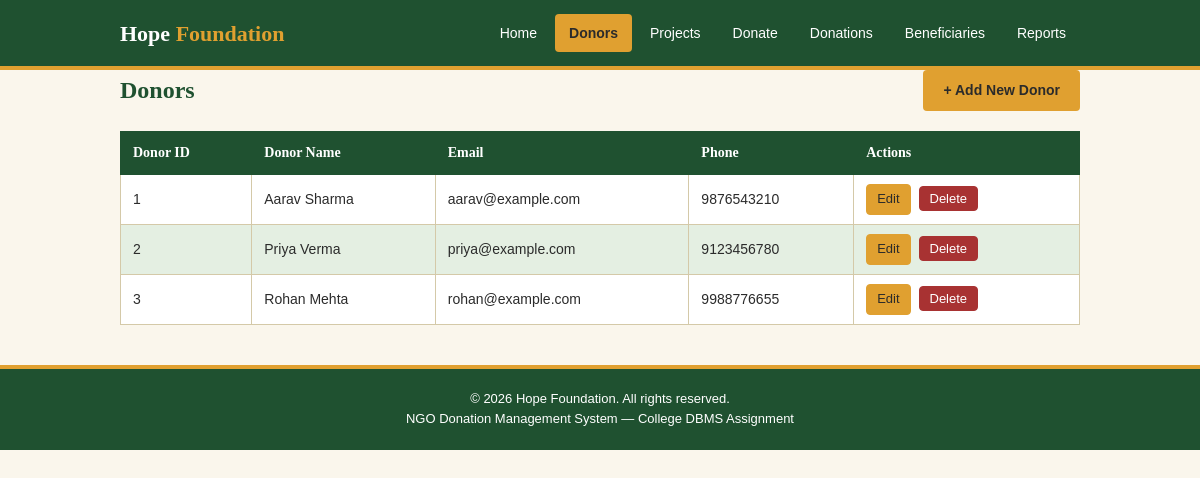
The page /ngo/donors.php on the database its author committed.
### tables this page shows
CREATE TABLE donors (
  donor_id    INT AUTO_INCREMENT PRIMARY KEY,
  donor_name  VARCHAR(100) NOT NULL,
  email       VARCHAR(100) NOT NULL UNIQUE,
  phone       VARCHAR(15)
);

### ngo/donors.php (the view, shortened to what this page needs)
<?php
require_once 'includes/db.php';
include 'includes/header.php';
$result = $conn->query('SELECT donor_id, donor_name, email, phone FROM donors ORDER BY donor_id');
?>
<div class="wrapper">
    <div class="page-header">
        <h1>Donors</h1>
        <a href="donor_form.php" class="btn btn-primary">+ Add New Donor</a>
    </div>
    <div class="table-wrapper">
        <table>
            <thead>
                <tr>
                    <th>Donor ID</th>
                    <th>Donor Name</th>
                    <th>Email</th>
                    <th>Phone</th>
                    <th>Actions</th>
                </tr>
            </thead>
            <tbody>
                <?php if ($result->num_rows === 0): ?>
                    <tr><td colspan="5" style="text-align:center;">No records yet</td></tr>
                <?php else: ?>
                    <?php while ($row = $result->fetch_assoc()): ?>
                        <tr>
                            <td><?php echo (int)$row['donor_id']; ?></td>
                            <td><?php echo htmlspecialchars($row['donor_name']); ?></td>
                            <td><?php echo htmlspecialchars($row['email']); ?></td>
                            <td><?php echo htmlspecialchars($row['phone']); ?></td>
                            <td class="row-actions">
                                <a href="donor_form.php?donor_id=<?php echo (int)$row['donor_id']; ?>">Edit</a>
                                <form action="process_donor.php" method="post">
                                    <button type="submit" name="action" value="delete" class="delete-btn">Delete</button>
                                </form>
                            </td>
                        </tr>
                    <?php endwhile; ?>
                <?php endif; ?>
            </tbody>
        </table>
    </div>
</div>
<?php include 'includes/footer.php'; ?>

### ngo/css/style.css (style rules this page uses)
:root { --primary: #1f5130; --bg: #faf6ec; --accent: #e0a030; --text: #2b2b2b; --soft-green: #e4efe2; --border: #d4c9a8; --white: #ffffff; --danger: #a83232; --danger-hover: #8a2828; }
* { margin: 0; padding: 0; box-sizing: border-box; }
body { font-family: Arial, Verdana, sans-serif; font-size: 15px; color: var(--text); background-color: var(--bg); line-height: 1.6; }
h1, h2, h3, h4 { font-family: Georgia, "Times New Roman", serif; color: var(--primary); margin-bottom: 12px; }
a { color: var(--primary); text-decoration: none; }
.wrapper { max-width: 1000px; margin: 0 auto; padding: 0 20px; }
.page-header { display: flex; justify-content: space-between; align-items: center; margin-bottom: 20px; flex-wrap: wrap; gap: 10px; }
.page-header h1 { font-size: 24px; margin-bottom: 0; }
.table-wrapper { overflow-x: auto; }
table { width: 100%; border-collapse: collapse; border: 1px solid var(--border); background-color: var(--white); }
thead th { background-color: var(--primary); color: var(--white); font-family: Georgia, serif; font-size: 14px; text-align: left; padding: 10px 12px; border: 1px solid var(--primary); }
tbody td { padding: 9px 12px; border: 1px solid var(--border); font-size: 14px; }
tbody tr:nth-child(even) { background-color: var(--soft-green); }
.row-actions a, .row-actions button { display: inline-block; font-size: 13px; padding: 4px 10px; margin-right: 4px; border-radius: 4px; font-family: Arial, Verdana, sans-serif; cursor: pointer; }
.row-actions a { background-color: var(--accent); color: var(--text); border: 1px solid var(--accent); }
.row-actions form { display: inline; }
.row-actions button.delete-btn { background-color: var(--danger); color: var(--white); border: 1px solid var(--danger); font-size: 13px; padding: 4px 10px; border-radius: 4px; cursor: pointer; }
.btn { display: inline-block; padding: 9px 20px; font-size: 14px; font-family: Arial, Verdana, sans-serif; border: none; border-radius: 4px; cursor: pointer; text-decoration: none; text-align: center; }
.btn-primary { background-color: var(--accent); color: var(--text); font-weight: bold; }

### rows shown on the page
donors: donor_id "1", donor_name "Aarav Sharma", email "aarav@example.com", phone "9876543210"
donors: donor_id "2", donor_name "Priya Verma", email "priya@example.com", phone "9123456780"
donors: donor_id "3", donor_name "Rohan Mehta", email "rohan@example.com", phone "9988776655"
